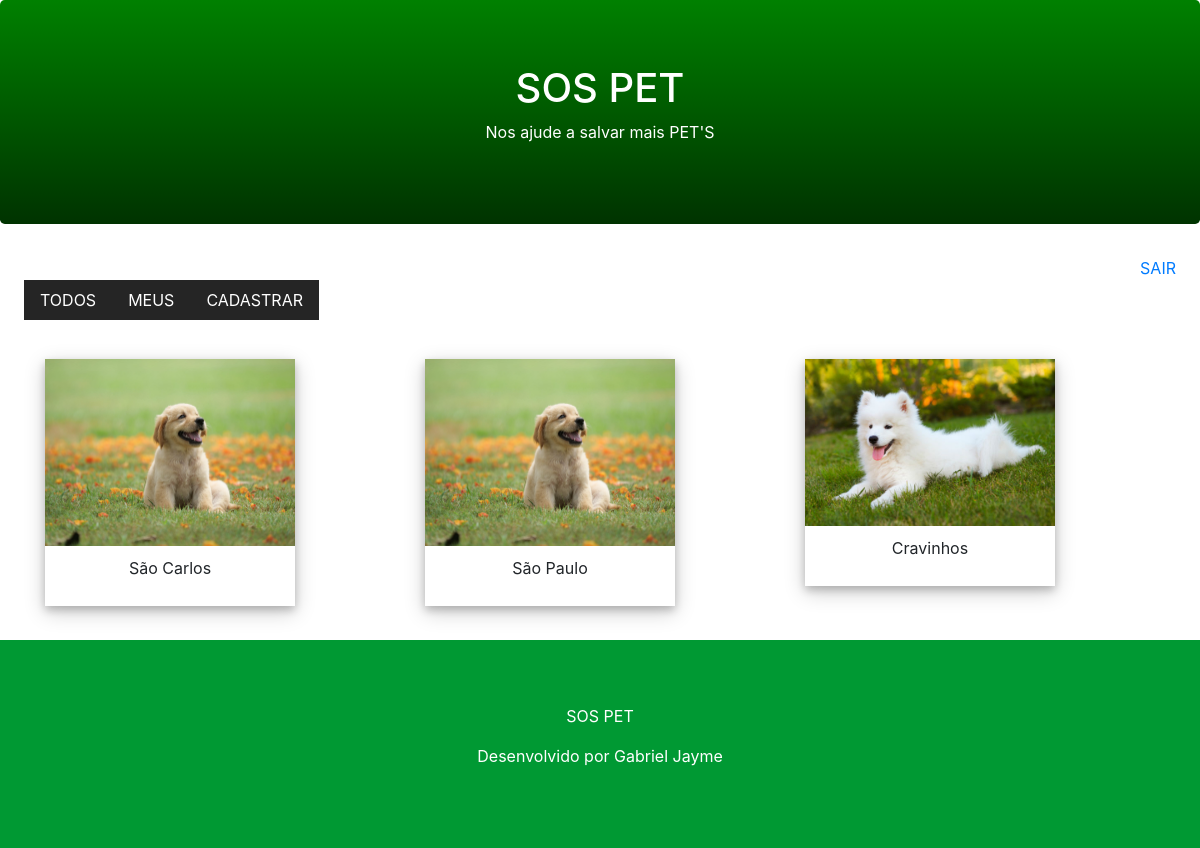
Page /pet/user/ (signed in) on the earlier database version.
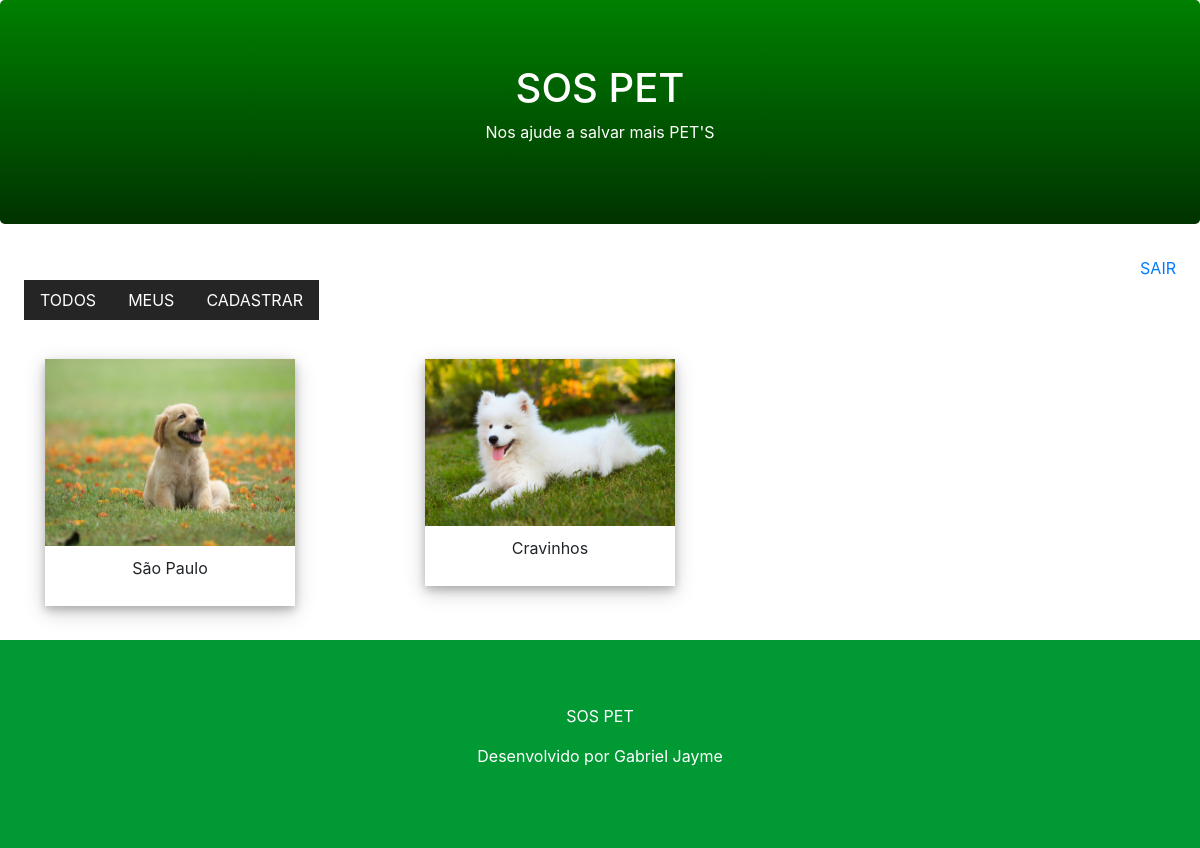
Same page on the later database version.
### core/models.py (models this page shows, shortened)
class Pet(models.Model):
    city = models.CharField(max_length=100)
    description = models.TextField()
    phone = models.CharField(max_length=11)
    email = models.EmailField()
    created_date = models.DateTimeField(auto_now_add=True)
    photo = models.ImageField(upload_to='pet')
    active = models.BooleanField(default=True)
    user = models.ForeignKey(User, on_delete=models.CASCADE)
    class Meta:
        db_table = 'PET'

### core/views.py (the view)
# urls.py: path('pet/user/', views.list_user_pets),
def list_user_pets(request):
    pet = Pet.objects.filter(active=True, user=request.user)
    return render(request,'list.html', {'pet': pet})

### templates/list.html (shortened to what this page needs)
{% extends "model-page.html" %}  {% block content %}
<div class="container mb-4">
  <div class="row">
    {% for p in pet %}
    <div class="col-sm-4">
      <div class="polaroid">
        <img src="{{p.photo.url}}" alt="" style="width: 100%;" />
        <div class="container">
          <p>{{ p.city }}</p>
        </div>
      </div>
    </div>
    {% endfor %}
  </div>
</div>
{% endblock %}

Differences in the rows shown:
no longer on this page (row edited): Pet: photo (picture), city "São Carlos"
